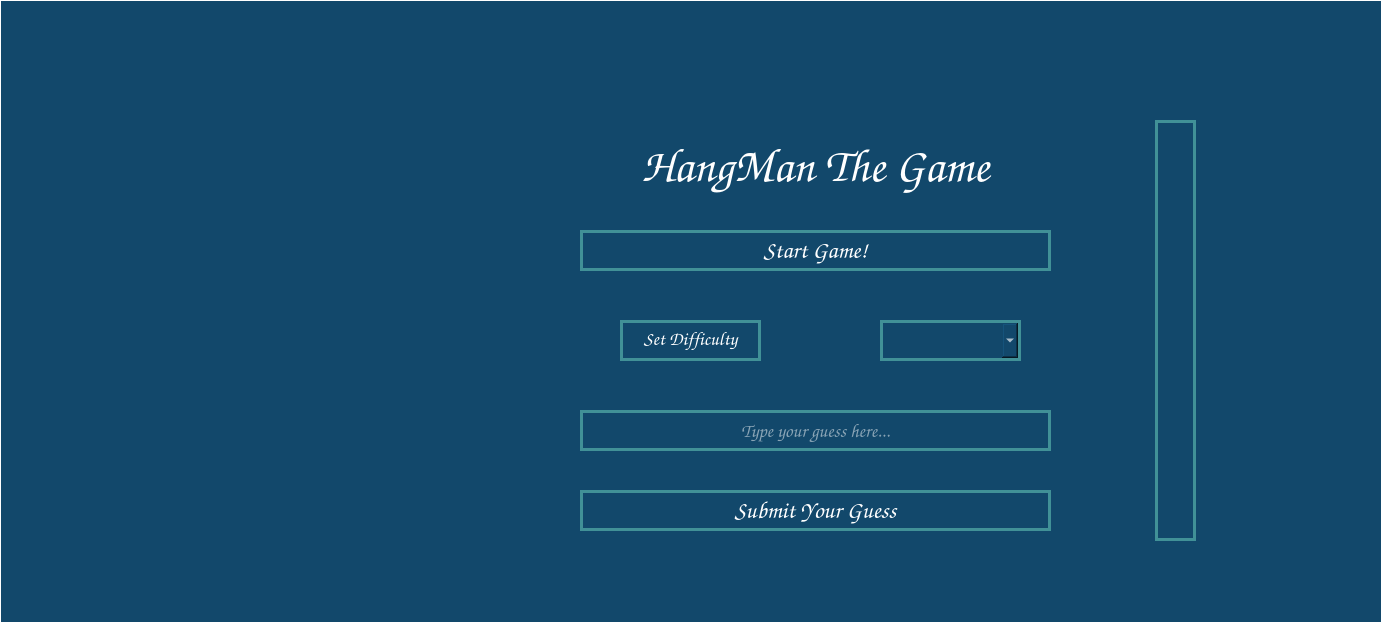
<?xml version="1.0" encoding="UTF-8"?>
<ui version="4.0">
 <class>MainWindow</class>
 <widget class="QMainWindow" name="MainWindow">
  <property name="geometry">
   <rect>
    <x>0</x>
    <y>0</y>
    <width>1382</width>
    <height>623</height>
   </rect>
  </property>
  <property name="font">
   <font>
    <family>Comic Sans MS</family>
   </font>
  </property>
  <property name="windowTitle">
   <string>HangMan</string>
  </property>
  <property name="styleSheet">
   <string notr="true">background-color:rgb(18, 72, 107);
color:white;
border:1px solid white;
</string>
  </property>
  <property name="iconSize">
   <size>
    <width>100</width>
    <height>100</height>
   </size>
  </property>
  <widget class="QWidget" name="centralwidget">
   <widget class="QLabel" name="label">
    <property name="geometry">
     <rect>
      <x>580</x>
      <y>130</y>
      <width>471</width>
      <height>71</height>
     </rect>
    </property>
    <property name="font">
     <font>
      <family>Comic Sans MS</family>
      <pointsize>35</pointsize>
     </font>
    </property>
    <property name="styleSheet">
     <string notr="true">border:none;</string>
    </property>
    <property name="text">
     <string>HangMan The Game</string>
    </property>
    <property name="alignment">
     <set>Qt::AlignCenter</set>
    </property>
   </widget>
   <widget class="QComboBox" name="cBdifficulty">
    <property name="geometry">
     <rect>
      <x>880</x>
      <y>320</y>
      <width>141</width>
      <height>41</height>
     </rect>
    </property>
    <property name="font">
     <font>
      <family>Comic Sans MS</family>
      <pointsize>14</pointsize>
     </font>
    </property>
    <property name="cursor">
     <cursorShape>PointingHandCursor</cursorShape>
    </property>
    <property name="styleSheet">
     <string notr="true">QComboBox{
border:3px solid rgb(65, 145, 151);
padding-bottom:3px;
padding-left:25px;
}</string>
    </property>
    <property name="currentText">
     <string/>
    </property>
    <property name="currentIndex">
     <number>-1</number>
    </property>
   </widget>
   <widget class="QLabel" name="lblSetDifficulty">
    <property name="geometry">
     <rect>
      <x>620</x>
      <y>320</y>
      <width>141</width>
      <height>41</height>
     </rect>
    </property>
    <property name="font">
     <font>
      <family>Comic Sans MS</family>
      <pointsize>14</pointsize>
     </font>
    </property>
    <property name="styleSheet">
     <string notr="true">border:3px solid rgb(65, 145, 151);
padding-bottom:3px;</string>
    </property>
    <property name="text">
     <string>Set Difficulty</string>
    </property>
    <property name="alignment">
     <set>Qt::AlignCenter</set>
    </property>
   </widget>
   <widget class="QPushButton" name="pBstartGame">
    <property name="geometry">
     <rect>
      <x>580</x>
      <y>230</y>
      <width>471</width>
      <height>41</height>
     </rect>
    </property>
    <property name="font">
     <font>
      <family>Comic Sans MS</family>
      <pointsize>18</pointsize>
     </font>
    </property>
    <property name="cursor">
     <cursorShape>PointingHandCursor</cursorShape>
    </property>
    <property name="styleSheet">
     <string notr="true">QPushButton{
border:3px solid rgb(65, 145, 151);
}

QPushButton:hover{
background-color:rgb(65, 145, 151);
border:3px solid rgb(120, 214, 198);
}</string>
    </property>
    <property name="text">
     <string>Start Game!</string>
    </property>
   </widget>
   <widget class="QLabel" name="label_3">
    <property name="geometry">
     <rect>
      <x>1</x>
      <y>111</y>
      <width>561</width>
      <height>511</height>
     </rect>
    </property>
    <property name="styleSheet">
     <string notr="true">border:none;</string>
    </property>
    <property name="text">
     <string/>
    </property>
    <property name="pixmap">
     <pixmap resource="resources.qrc">:/images/HangManImage.png</pixmap>
    </property>
   </widget>
   <widget class="QLabel" name="lbl1">
    <property name="enabled">
     <bool>true</bool>
    </property>
    <property name="geometry">
     <rect>
      <x>20</x>
      <y>80</y>
      <width>61</width>
      <height>16</height>
     </rect>
    </property>
    <property name="styleSheet">
     <string notr="true">border:none;</string>
    </property>
    <property name="text">
     <string/>
    </property>
    <property name="pixmap">
     <pixmap resource="resources.qrc">:/images/Line.png</pixmap>
    </property>
   </widget>
   <widget class="QLabel" name="lbl2">
    <property name="geometry">
     <rect>
      <x>100</x>
      <y>80</y>
      <width>61</width>
      <height>16</height>
     </rect>
    </property>
    <property name="styleSheet">
     <string notr="true">border:none;</string>
    </property>
    <property name="text">
     <string/>
    </property>
    <property name="pixmap">
     <pixmap resource="resources.qrc">:/images/Line.png</pixmap>
    </property>
   </widget>
   <widget class="QLabel" name="lbl3">
    <property name="geometry">
     <rect>
      <x>180</x>
      <y>80</y>
      <width>61</width>
      <height>16</height>
     </rect>
    </property>
    <property name="styleSheet">
     <string notr="true">border:none;</string>
    </property>
    <property name="text">
     <string/>
    </property>
    <property name="pixmap">
     <pixmap resource="resources.qrc">:/images/Line.png</pixmap>
    </property>
   </widget>
   <widget class="QLabel" name="lbl4">
    <property name="geometry">
     <rect>
      <x>260</x>
      <y>80</y>
      <width>61</width>
      <height>16</height>
     </rect>
    </property>
    <property name="styleSheet">
     <string notr="true">border:none;</string>
    </property>
    <property name="text">
     <string/>
    </property>
    <property name="pixmap">
     <pixmap resource="resources.qrc">:/images/Line.png</pixmap>
    </property>
   </widget>
   <widget class="QLabel" name="lbl5">
    <property name="geometry">
     <rect>
      <x>340</x>
      <y>80</y>
      <width>61</width>
      <height>16</height>
     </rect>
    </property>
    <property name="styleSheet">
     <string notr="true">border:none;</string>
    </property>
    <property name="text">
     <string/>
    </property>
    <property name="pixmap">
     <pixmap resource="resources.qrc">:/images/Line.png</pixmap>
    </property>
   </widget>
   <widget class="QLabel" name="lbl6">
    <property name="geometry">
     <rect>
      <x>420</x>
      <y>80</y>
      <width>61</width>
      <height>16</height>
     </rect>
    </property>
    <property name="styleSheet">
     <string notr="true">border:none;</string>
    </property>
    <property name="text">
     <string/>
    </property>
    <property name="pixmap">
     <pixmap resource="resources.qrc">:/images/Line.png</pixmap>
    </property>
   </widget>
   <widget class="QLabel" name="lbl7">
    <property name="geometry">
     <rect>
      <x>500</x>
      <y>80</y>
      <width>61</width>
      <height>16</height>
     </rect>
    </property>
    <property name="styleSheet">
     <string notr="true">border:none;</string>
    </property>
    <property name="text">
     <string/>
    </property>
    <property name="pixmap">
     <pixmap resource="resources.qrc">:/images/Line.png</pixmap>
    </property>
   </widget>
   <widget class="QLabel" name="lbl8">
    <property name="geometry">
     <rect>
      <x>580</x>
      <y>80</y>
      <width>61</width>
      <height>16</height>
     </rect>
    </property>
    <property name="styleSheet">
     <string notr="true">border:none;</string>
    </property>
    <property name="text">
     <string/>
    </property>
    <property name="pixmap">
     <pixmap resource="resources.qrc">:/images/Line.png</pixmap>
    </property>
   </widget>
   <widget class="QLabel" name="lbl9">
    <property name="geometry">
     <rect>
      <x>660</x>
      <y>80</y>
      <width>61</width>
      <height>16</height>
     </rect>
    </property>
    <property name="styleSheet">
     <string notr="true">border:none;</string>
    </property>
    <property name="text">
     <string/>
    </property>
    <property name="pixmap">
     <pixmap resource="resources.qrc">:/images/Line.png</pixmap>
    </property>
   </widget>
   <widget class="QLabel" name="lbl11">
    <property name="geometry">
     <rect>
      <x>820</x>
      <y>80</y>
      <width>61</width>
      <height>16</height>
     </rect>
    </property>
    <property name="styleSheet">
     <string notr="true">border:none;</string>
    </property>
    <property name="text">
     <string/>
    </property>
    <property name="pixmap">
     <pixmap resource="resources.qrc">:/images/Line.png</pixmap>
    </property>
   </widget>
   <widget class="QLabel" name="lbl10">
    <property name="geometry">
     <rect>
      <x>740</x>
      <y>80</y>
      <width>61</width>
      <height>16</height>
     </rect>
    </property>
    <property name="styleSheet">
     <string notr="true">border:none;</string>
    </property>
    <property name="text">
     <string/>
    </property>
    <property name="pixmap">
     <pixmap resource="resources.qrc">:/images/Line.png</pixmap>
    </property>
   </widget>
   <widget class="QLabel" name="lbl12">
    <property name="geometry">
     <rect>
      <x>900</x>
      <y>80</y>
      <width>61</width>
      <height>16</height>
     </rect>
    </property>
    <property name="styleSheet">
     <string notr="true">border:none;</string>
    </property>
    <property name="text">
     <string/>
    </property>
    <property name="pixmap">
     <pixmap resource="resources.qrc">:/images/Line.png</pixmap>
    </property>
   </widget>
   <widget class="QLabel" name="lbl13">
    <property name="geometry">
     <rect>
      <x>980</x>
      <y>80</y>
      <width>61</width>
      <height>16</height>
     </rect>
    </property>
    <property name="styleSheet">
     <string notr="true">border:none;</string>
    </property>
    <property name="text">
     <string/>
    </property>
    <property name="pixmap">
     <pixmap resource="resources.qrc">:/images/Line.png</pixmap>
    </property>
   </widget>
   <widget class="QLabel" name="lbl14">
    <property name="geometry">
     <rect>
      <x>1060</x>
      <y>80</y>
      <width>61</width>
      <height>16</height>
     </rect>
    </property>
    <property name="styleSheet">
     <string notr="true">border:none;</string>
    </property>
    <property name="text">
     <string/>
    </property>
    <property name="pixmap">
     <pixmap resource="resources.qrc">:/images/Line.png</pixmap>
    </property>
   </widget>
   <widget class="QLabel" name="lbl15">
    <property name="geometry">
     <rect>
      <x>1140</x>
      <y>80</y>
      <width>61</width>
      <height>16</height>
     </rect>
    </property>
    <property name="styleSheet">
     <string notr="true">border:none;</string>
    </property>
    <property name="text">
     <string/>
    </property>
    <property name="pixmap">
     <pixmap resource="resources.qrc">:/images/Line.png</pixmap>
    </property>
   </widget>
   <widget class="QLabel" name="lbl17">
    <property name="geometry">
     <rect>
      <x>1300</x>
      <y>80</y>
      <width>61</width>
      <height>16</height>
     </rect>
    </property>
    <property name="styleSheet">
     <string notr="true">border:none;</string>
    </property>
    <property name="text">
     <string/>
    </property>
    <property name="pixmap">
     <pixmap resource="resources.qrc">:/images/Line.png</pixmap>
    </property>
   </widget>
   <widget class="QLabel" name="lbl16">
    <property name="geometry">
     <rect>
      <x>1220</x>
      <y>80</y>
      <width>61</width>
      <height>16</height>
     </rect>
    </property>
    <property name="styleSheet">
     <string notr="true">border:none;</string>
    </property>
    <property name="text">
     <string/>
    </property>
    <property name="pixmap">
     <pixmap resource="resources.qrc">:/images/Line.png</pixmap>
    </property>
   </widget>
   <widget class="QLineEdit" name="LeGuess">
    <property name="geometry">
     <rect>
      <x>580</x>
      <y>410</y>
      <width>471</width>
      <height>41</height>
     </rect>
    </property>
    <property name="font">
     <font>
      <family>Comic Sans MS</family>
      <pointsize>14</pointsize>
     </font>
    </property>
    <property name="styleSheet">
     <string notr="true">border:3px solid rgb(65, 145, 151);</string>
    </property>
    <property name="maxLength">
     <number>1</number>
    </property>
    <property name="alignment">
     <set>Qt::AlignCenter</set>
    </property>
    <property name="placeholderText">
     <string>Type your guess here...</string>
    </property>
   </widget>
   <widget class="QPushButton" name="pBsubmitGuess">
    <property name="geometry">
     <rect>
      <x>580</x>
      <y>490</y>
      <width>471</width>
      <height>41</height>
     </rect>
    </property>
    <property name="font">
     <font>
      <family>Comic Sans MS</family>
      <pointsize>18</pointsize>
     </font>
    </property>
    <property name="cursor">
     <cursorShape>PointingHandCursor</cursorShape>
    </property>
    <property name="styleSheet">
     <string notr="true">QPushButton{
border:3px solid rgb(65, 145, 151);
}

QPushButton:hover{
background-color:rgb(65, 145, 151);
border:3px solid rgb(120, 214, 198);
}</string>
    </property>
    <property name="text">
     <string>Submit Your Guess</string>
    </property>
   </widget>
   <widget class="QLabel" name="Letter1">
    <property name="geometry">
     <rect>
      <x>20</x>
      <y>1</y>
      <width>61</width>
      <height>81</height>
     </rect>
    </property>
    <property name="font">
     <font>
      <family>Comic Sans MS</family>
      <pointsize>35</pointsize>
     </font>
    </property>
    <property name="styleSheet">
     <string notr="true">border:none;

</string>
    </property>
    <property name="text">
     <string/>
    </property>
    <property name="alignment">
     <set>Qt::AlignCenter</set>
    </property>
   </widget>
   <widget class="QLabel" name="Letter2">
    <property name="geometry">
     <rect>
      <x>100</x>
      <y>1</y>
      <width>61</width>
      <height>81</height>
     </rect>
    </property>
    <property name="font">
     <font>
      <family>Comic Sans MS</family>
      <pointsize>35</pointsize>
     </font>
    </property>
    <property name="styleSheet">
     <string notr="true">border:none;</string>
    </property>
    <property name="text">
     <string/>
    </property>
    <property name="alignment">
     <set>Qt::AlignCenter</set>
    </property>
   </widget>
   <widget class="QLabel" name="Letter3">
    <property name="geometry">
     <rect>
      <x>180</x>
      <y>1</y>
      <width>61</width>
      <height>81</height>
     </rect>
    </property>
    <property name="font">
     <font>
      <family>Comic Sans MS</family>
      <pointsize>35</pointsize>
     </font>
    </property>
    <property name="styleSheet">
     <string notr="true">border:none;</string>
    </property>
    <property name="text">
     <string/>
    </property>
    <property name="alignment">
     <set>Qt::AlignCenter</set>
    </property>
   </widget>
   <widget class="QLabel" name="Letter4">
    <property name="geometry">
     <rect>
      <x>260</x>
      <y>1</y>
      <width>61</width>
      <height>81</height>
     </rect>
    </property>
    <property name="font">
     <font>
      <family>Comic Sans MS</family>
      <pointsize>35</pointsize>
     </font>
    </property>
    <property name="styleSheet">
     <string notr="true">border:none;</string>
    </property>
    <property name="text">
     <string/>
    </property>
    <property name="alignment">
     <set>Qt::AlignCenter</set>
    </property>
   </widget>
   <widget class="QLabel" name="Letter5">
    <property name="geometry">
     <rect>
      <x>340</x>
      <y>1</y>
      <width>61</width>
      <height>81</height>
     </rect>
    </property>
    <property name="font">
     <font>
      <family>Comic Sans MS</family>
      <pointsize>35</pointsize>
     </font>
    </property>
    <property name="styleSheet">
     <string notr="true">border:none;</string>
    </property>
    <property name="text">
     <string/>
    </property>
    <property name="alignment">
     <set>Qt::AlignCenter</set>
    </property>
   </widget>
   <widget class="QLabel" name="Letter6">
    <property name="geometry">
     <rect>
      <x>420</x>
      <y>1</y>
      <width>61</width>
      <height>81</height>
     </rect>
    </property>
    <property name="font">
     <font>
      <family>Comic Sans MS</family>
      <pointsize>35</pointsize>
     </font>
    </property>
    <property name="styleSheet">
     <string notr="true">border:none;</string>
    </property>
    <property name="text">
     <string/>
    </property>
    <property name="alignment">
     <set>Qt::AlignCenter</set>
    </property>
   </widget>
   <widget class="QLabel" name="Letter7">
    <property name="geometry">
     <rect>
      <x>500</x>
      <y>1</y>
      <width>61</width>
      <height>81</height>
     </rect>
    </property>
    <property name="font">
     <font>
      <family>Comic Sans MS</family>
      <pointsize>35</pointsize>
     </font>
    </property>
    <property name="styleSheet">
     <string notr="true">border:none;</string>
    </property>
    <property name="text">
     <string/>
    </property>
    <property name="alignment">
     <set>Qt::AlignCenter</set>
    </property>
   </widget>
   <widget class="QLabel" name="Letter8">
    <property name="geometry">
     <rect>
      <x>580</x>
      <y>1</y>
      <width>61</width>
      <height>81</height>
     </rect>
    </property>
    <property name="font">
     <font>
      <family>Comic Sans MS</family>
      <pointsize>35</pointsize>
     </font>
    </property>
    <property name="styleSheet">
     <string notr="true">border:none;</string>
    </property>
    <property name="text">
     <string/>
    </property>
    <property name="alignment">
     <set>Qt::AlignCenter</set>
    </property>
   </widget>
   <widget class="QLabel" name="Letter9">
    <property name="geometry">
     <rect>
      <x>660</x>
      <y>1</y>
      <width>61</width>
      <height>81</height>
     </rect>
    </property>
    <property name="font">
     <font>
      <family>Comic Sans MS</family>
      <pointsize>35</pointsize>
     </font>
    </property>
    <property name="styleSheet">
     <string notr="true">border:none;</string>
    </property>
    <property name="text">
     <string/>
    </property>
    <property name="alignment">
     <set>Qt::AlignCenter</set>
    </property>
   </widget>
   <widget class="QLabel" name="Letter10">
    <property name="geometry">
     <rect>
      <x>740</x>
      <y>1</y>
      <width>61</width>
      <height>81</height>
     </rect>
    </property>
    <property name="font">
     <font>
      <family>Comic Sans MS</family>
      <pointsize>35</pointsize>
     </font>
    </property>
    <property name="styleSheet">
     <string notr="true">border:none;</string>
    </property>
    <property name="text">
     <string/>
    </property>
    <property name="alignment">
     <set>Qt::AlignCenter</set>
    </property>
   </widget>
   <widget class="QLabel" name="Letter11">
    <property name="geometry">
     <rect>
      <x>820</x>
      <y>1</y>
      <width>61</width>
      <height>81</height>
     </rect>
    </property>
    <property name="font">
     <font>
      <family>Comic Sans MS</family>
      <pointsize>35</pointsize>
     </font>
    </property>
    <property name="styleSheet">
     <string notr="true">border:none;</string>
    </property>
    <property name="text">
     <string/>
    </property>
    <property name="alignment">
     <set>Qt::AlignCenter</set>
    </property>
   </widget>
   <widget class="QLabel" name="Letter12">
    <property name="geometry">
     <rect>
      <x>900</x>
      <y>1</y>
      <width>61</width>
      <height>81</height>
     </rect>
    </property>
    <property name="font">
     <font>
      <family>Comic Sans MS</family>
      <pointsize>35</pointsize>
     </font>
    </property>
    <property name="styleSheet">
     <string notr="true">border:none;</string>
    </property>
    <property name="text">
     <string/>
    </property>
    <property name="alignment">
     <set>Qt::AlignCenter</set>
    </property>
   </widget>
   <widget class="QLabel" name="Letter13">
    <property name="geometry">
     <rect>
      <x>980</x>
      <y>1</y>
      <width>61</width>
      <height>81</height>
     </rect>
    </property>
    <property name="font">
     <font>
      <family>Comic Sans MS</family>
      <pointsize>35</pointsize>
     </font>
    </property>
    <property name="styleSheet">
     <string notr="true">border:none;</string>
    </property>
    <property name="text">
     <string/>
    </property>
    <property name="alignment">
     <set>Qt::AlignCenter</set>
    </property>
   </widget>
   <widget class="QLabel" name="Letter14">
    <property name="geometry">
     <rect>
      <x>1060</x>
      <y>1</y>
      <width>61</width>
      <height>81</height>
     </rect>
    </property>
    <property name="font">
     <font>
      <family>Comic Sans MS</family>
      <pointsize>35</pointsize>
     </font>
    </property>
    <property name="styleSheet">
     <string notr="true">border:none;</string>
    </property>
    <property name="text">
     <string/>
    </property>
    <property name="alignment">
     <set>Qt::AlignCenter</set>
    </property>
   </widget>
   <widget class="QLabel" name="Letter15">
    <property name="geometry">
     <rect>
      <x>1140</x>
      <y>1</y>
      <width>61</width>
      <height>81</height>
     </rect>
    </property>
    <property name="font">
     <font>
      <family>Comic Sans MS</family>
      <pointsize>35</pointsize>
     </font>
    </property>
    <property name="styleSheet">
     <string notr="true">border:none;</string>
    </property>
    <property name="text">
     <string/>
    </property>
    <property name="alignment">
     <set>Qt::AlignCenter</set>
    </property>
   </widget>
   <widget class="QLabel" name="Letter16">
    <property name="geometry">
     <rect>
      <x>1220</x>
      <y>1</y>
      <width>61</width>
      <height>81</height>
     </rect>
    </property>
    <property name="font">
     <font>
      <family>Comic Sans MS</family>
      <pointsize>35</pointsize>
     </font>
    </property>
    <property name="styleSheet">
     <string notr="true">border:none;</string>
    </property>
    <property name="text">
     <string/>
    </property>
    <property name="alignment">
     <set>Qt::AlignCenter</set>
    </property>
   </widget>
   <widget class="QLabel" name="Letter17">
    <property name="geometry">
     <rect>
      <x>1300</x>
      <y>1</y>
      <width>61</width>
      <height>81</height>
     </rect>
    </property>
    <property name="font">
     <font>
      <family>Comic Sans MS</family>
      <pointsize>35</pointsize>
     </font>
    </property>
    <property name="styleSheet">
     <string notr="true">border:none;</string>
    </property>
    <property name="text">
     <string/>
    </property>
    <property name="alignment">
     <set>Qt::AlignCenter</set>
    </property>
   </widget>
   <widget class="QLabel" name="lblGuess">
    <property name="geometry">
     <rect>
      <x>580</x>
      <y>560</y>
      <width>471</width>
      <height>41</height>
     </rect>
    </property>
    <property name="font">
     <font>
      <family>Comic Sans MS</family>
      <pointsize>14</pointsize>
     </font>
    </property>
    <property name="styleSheet">
     <string notr="true">border:none;
padding-bottom:3px;</string>
    </property>
    <property name="text">
     <string/>
    </property>
    <property name="alignment">
     <set>Qt::AlignCenter</set>
    </property>
   </widget>
   <widget class="QLabel" name="lblHead">
    <property name="geometry">
     <rect>
      <x>320</x>
      <y>239</y>
      <width>161</width>
      <height>151</height>
     </rect>
    </property>
    <property name="font">
     <font>
      <family>Comic Sans MS</family>
      <pointsize>35</pointsize>
     </font>
    </property>
    <property name="styleSheet">
     <string notr="true">border:none;

</string>
    </property>
    <property name="text">
     <string/>
    </property>
    <property name="alignment">
     <set>Qt::AlignCenter</set>
    </property>
   </widget>
   <widget class="QLabel" name="lblBody">
    <property name="geometry">
     <rect>
      <x>395</x>
      <y>390</y>
      <width>22</width>
      <height>133</height>
     </rect>
    </property>
    <property name="font">
     <font>
      <family>Comic Sans MS</family>
      <pointsize>35</pointsize>
     </font>
    </property>
    <property name="styleSheet">
     <string notr="true">border:none;

</string>
    </property>
    <property name="text">
     <string/>
    </property>
    <property name="alignment">
     <set>Qt::AlignCenter</set>
    </property>
   </widget>
   <widget class="QLabel" name="lblArmRight">
    <property name="geometry">
     <rect>
      <x>417</x>
      <y>410</y>
      <width>91</width>
      <height>51</height>
     </rect>
    </property>
    <property name="font">
     <font>
      <family>Comic Sans MS</family>
      <pointsize>35</pointsize>
     </font>
    </property>
    <property name="styleSheet">
     <string notr="true">border:none;

</string>
    </property>
    <property name="text">
     <string/>
    </property>
    <property name="alignment">
     <set>Qt::AlignCenter</set>
    </property>
   </widget>
   <widget class="QLabel" name="lblArmLeft">
    <property name="geometry">
     <rect>
      <x>304</x>
      <y>410</y>
      <width>91</width>
      <height>51</height>
     </rect>
    </property>
    <property name="font">
     <font>
      <family>Comic Sans MS</family>
      <pointsize>35</pointsize>
     </font>
    </property>
    <property name="styleSheet">
     <string notr="true">border:none;

</string>
    </property>
    <property name="text">
     <string/>
    </property>
    <property name="alignment">
     <set>Qt::AlignCenter</set>
    </property>
   </widget>
   <widget class="QLabel" name="lblLegRight">
    <property name="geometry">
     <rect>
      <x>405</x>
      <y>520</y>
      <width>81</width>
      <height>81</height>
     </rect>
    </property>
    <property name="font">
     <font>
      <family>Comic Sans MS</family>
      <pointsize>35</pointsize>
     </font>
    </property>
    <property name="styleSheet">
     <string notr="true">border:none;

</string>
    </property>
    <property name="text">
     <string/>
    </property>
    <property name="alignment">
     <set>Qt::AlignCenter</set>
    </property>
   </widget>
   <widget class="QLabel" name="lblLegLeft">
    <property name="geometry">
     <rect>
      <x>324</x>
      <y>520</y>
      <width>81</width>
      <height>81</height>
     </rect>
    </property>
    <property name="font">
     <font>
      <family>Comic Sans MS</family>
      <pointsize>35</pointsize>
     </font>
    </property>
    <property name="styleSheet">
     <string notr="true">border:none;

</string>
    </property>
    <property name="text">
     <string/>
    </property>
    <property name="alignment">
     <set>Qt::AlignCenter</set>
    </property>
   </widget>
   <widget class="QListWidget" name="lWguesses">
    <property name="geometry">
     <rect>
      <x>1155</x>
      <y>120</y>
      <width>41</width>
      <height>421</height>
     </rect>
    </property>
    <property name="font">
     <font>
      <family>Comic Sans MS</family>
      <pointsize>14</pointsize>
     </font>
    </property>
    <property name="styleSheet">
     <string notr="true">border:3px solid rgb(65, 145, 151);</string>
    </property>
   </widget>
   <widget class="QPushButton" name="pBhint">
    <property name="geometry">
     <rect>
      <x>1300</x>
      <y>550</y>
      <width>60</width>
      <height>60</height>
     </rect>
    </property>
    <property name="cursor">
     <cursorShape>PointingHandCursor</cursorShape>
    </property>
    <property name="toolTip">
     <string>Hint</string>
    </property>
    <property name="styleSheet">
     <string notr="true">icon:url(:/images/HintIcon.png);
border:none;</string>
    </property>
    <property name="text">
     <string/>
    </property>
    <property name="iconSize">
     <size>
      <width>60</width>
      <height>60</height>
     </size>
    </property>
   </widget>
   <zorder>Letter1</zorder>
   <zorder>label</zorder>
   <zorder>cBdifficulty</zorder>
   <zorder>lblSetDifficulty</zorder>
   <zorder>pBstartGame</zorder>
   <zorder>label_3</zorder>
   <zorder>lbl2</zorder>
   <zorder>lbl3</zorder>
   <zorder>lbl4</zorder>
   <zorder>lbl5</zorder>
   <zorder>lbl6</zorder>
   <zorder>lbl7</zorder>
   <zorder>lbl8</zorder>
   <zorder>lbl9</zorder>
   <zorder>lbl11</zorder>
   <zorder>lbl10</zorder>
   <zorder>lbl12</zorder>
   <zorder>lbl13</zorder>
   <zorder>lbl14</zorder>
   <zorder>lbl15</zorder>
   <zorder>lbl17</zorder>
   <zorder>lbl16</zorder>
   <zorder>LeGuess</zorder>
   <zorder>pBsubmitGuess</zorder>
   <zorder>Letter2</zorder>
   <zorder>Letter3</zorder>
   <zorder>Letter4</zorder>
   <zorder>Letter5</zorder>
   <zorder>Letter6</zorder>
   <zorder>Letter7</zorder>
   <zorder>Letter8</zorder>
   <zorder>Letter9</zorder>
   <zorder>Letter10</zorder>
   <zorder>Letter11</zorder>
   <zorder>Letter12</zorder>
   <zorder>Letter13</zorder>
   <zorder>Letter14</zorder>
   <zorder>Letter15</zorder>
   <zorder>Letter16</zorder>
   <zorder>Letter17</zorder>
   <zorder>lbl1</zorder>
   <zorder>lblGuess</zorder>
   <zorder>lblHead</zorder>
   <zorder>lblBody</zorder>
   <zorder>lblArmRight</zorder>
   <zorder>lblArmLeft</zorder>
   <zorder>lblLegRight</zorder>
   <zorder>lblLegLeft</zorder>
   <zorder>lWguesses</zorder>
   <zorder>pBhint</zorder>
  </widget>
 </widget>
 <resources>
  <include location="resources.qrc"/>
 </resources>
 <connections/>
</ui>
